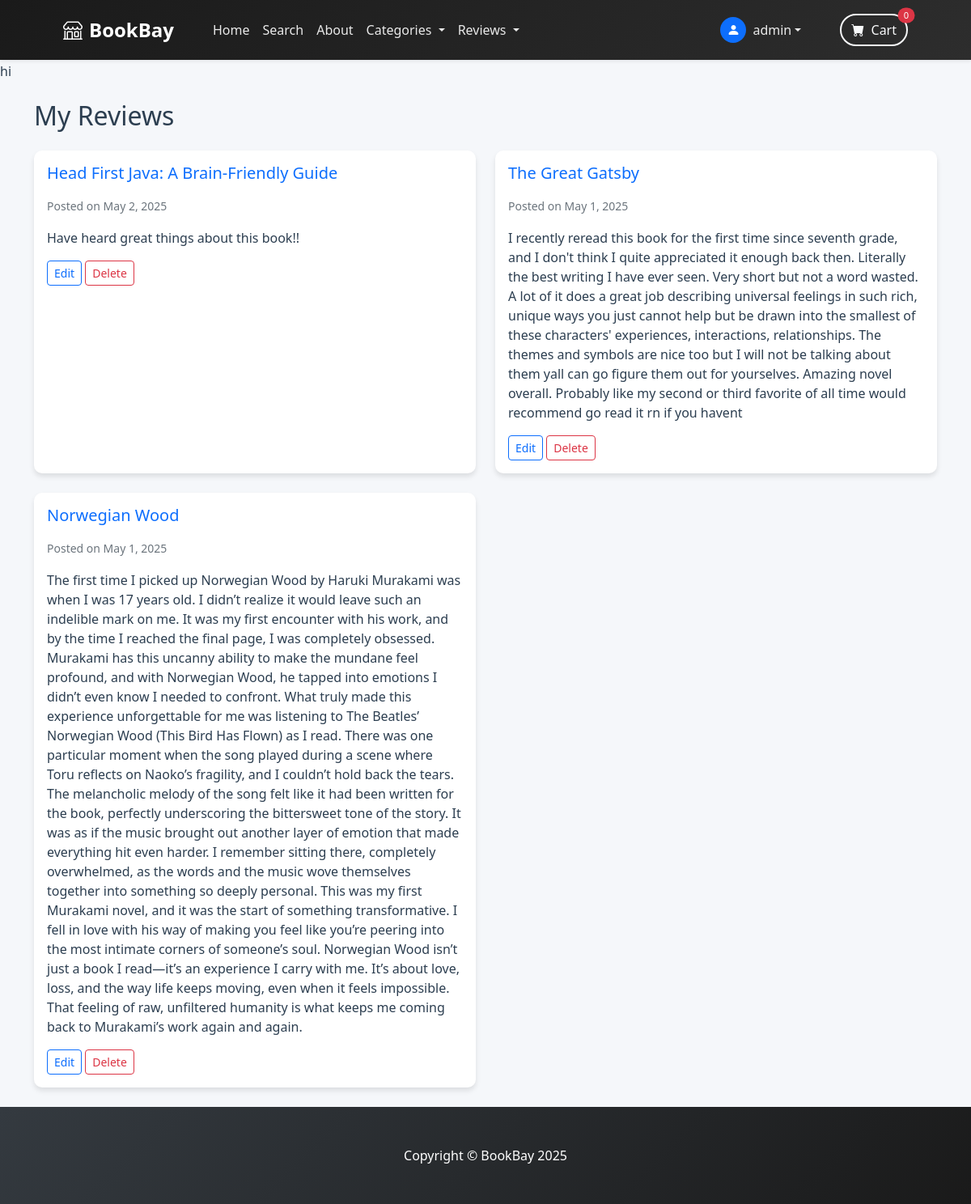
The page /?show=my_reviews (signed in) on the database its author committed.
### store/models.py (models this page shows, shortened)
class BookReview(models.Model):
    READING_STATUS_CHOICES = [
        ('read', 'Read'),
        ('want_to_read', 'Want to Read'),
        ('currently_reading', 'Currently Reading'),
        ('dnf', 'Did Not Finish')
    ]
    book = models.ForeignKey(Product, on_delete=models.CASCADE, related_name='reviews')
    user = models.ForeignKey(User, on_delete=models.CASCADE)
    content = models.TextField(verbose_name="Your Review", help_text="Share your thoughts about the book's content")
    rating = models.PositiveSmallIntegerField(
            validators=[MinValueValidator(1), MaxValueValidator(5)],
            help_text="Rating from 1 (poor) to 5 (excellent)"
        )
    reading_status = models.CharField(
        max_length=20,
        choices=READING_STATUS_CHOICES,
        default='read',
        verbose_name="Reading Status"
    )
    created_at = models.DateTimeField(auto_now_add=True)
    updated_at = models.DateTimeField(auto_now=True)
    class Meta:
        ordering = ['-created_at']
        unique_together = ['book', 'user']

class Product(models.Model):
    name = models.CharField(max_length=50)
    price = models.DecimalField(default=0, decimal_places=2, max_digits=8)
    category = models.ForeignKey(Category, on_delete=models.CASCADE, default=1)
    description = models.CharField(max_length=250, default='', blank=True, null=True)
    image = models.ImageField(upload_to='uploads/product/')
    is_sale = models.BooleanField(default=False)
    sale_price = models.DecimalField(default=0, decimal_places=2, max_digits=8)

### store/views.py (the view, shortened to what this page needs)
# urls.py: path("", views.home, name= 'home'),
def home(request):
    products = Product.objects.all()
    show = request.GET.get('show', '')
    if show == 'my_reviews' and request.user.is_authenticated:
        reviews = BookReview.objects.filter(user=request.user).select_related('book', 'user').order_by('-created_at')
        return render(request, 'store/my_reviews.html', {
            'reviews': reviews,
            'categories': get_categories()
        })
    elif show == 'all_reviews':
        reviews = BookReview.objects.all().select_related('book', 'user').order_by('-created_at')
        return render(request, 'store/all_reviews.html', {
            'reviews': reviews,
            'categories': get_categories()
        })

### cart/cart.py (called while the page is built)
    def __len__(self):
        return len(self.cart)

### cart/context_processors.py (called while the page is built)
def cart(request):
    return {"cart": Cart(request)}

### store/context_processors.py (called while the page is built)
def categories_context(request):
    return {
        'categories': Category.objects.filter(parent=None)
    }

### store/models.py (called while the page is built)
    def get_subcategories(self):
        return self.subcategories.all()

### store/views.py (called while the page is built)
def get_categories():
    return Category.objects.filter(parent=None)

### store/templates/store/my_reviews.html (shortened to what this page needs)
{% extends 'base.html' %}
{% load static %}
{% block content %}
<div class="container mt-4">
    <h2 class="mb-4">My Reviews</h2>
    {% if reviews %}
        <div class="row">
            {% for review in reviews %}
                <div class="col-md-6 mb-4">
                    <div class="card h-100">
                        <div class="card-body">
                            <div class="d-flex justify-content-between align-items-center mb-3">
                                <h5 class="card-title mb-0">
                                    <a href="{% url 'store:product_detail' review.book.id %}" class="text-decoration-none">{{ review.book.name }}</a>
                                </h5>
                            </div>
                            <p class="text-muted"><small>Posted on {{ review.created_at|date:"F j, Y" }}</small></p>
                            <p class="card-text">{{ review.content }}</p>
                            <div class="review-actions mt-3">
                                <a href="{% url 'store:edit_review' review.id %}" class="btn btn-sm btn-outline-primary">Edit</a>
                                <a href="{% url 'store:delete_review' review.id %}" class="btn btn-sm btn-outline-danger" onclick="return confirm('Are you sure you want to delete this review?')">Delete</a>
                            </div>
                        </div>
                    </div>
                </div>
            {% endfor %}
        </div>
    {% else %}
        <div class="alert alert-info">
            You haven't written any reviews yet. Start by reviewing some products!
        </div>
    {% endif %}
</div>
{% endblock %}

### store/templates/navbar.html (shortened to what this page needs)
<nav class="navbar navbar-expand-lg navbar-dark bg-dark fixed-top shadow-sm">
    <div class="container px-4 px-lg-5">
        <a class="navbar-brand fw-bold" href="{% url 'store:home' %}">
            <i class="bi bi-shop me-2"></i>BookBay
        </a>
        <div class="collapse navbar-collapse" id="navbarSupportedContent">
            <ul class="navbar-nav me-auto mb-2 mb-lg-0 ms-lg-4">
                <li class="nav-item">
                    <a class="nav-link position-relative {% if request.path == '/' %}active{% endif %}" href="{% url 'store:home' %}">
                        Home
                    </a>
                </li>
                <li class="nav-item">
                    <a class="nav-link position-relative {% if request.path == '/search/' %}active{% endif %}" href="{% url 'store:search' %}">
                        Search
                    </a>
                </li>
                <li class="nav-item">
                    <a class="nav-link position-relative {% if request.path == '/about/' %}active{% endif %}" href="{% url 'store:about' %}">
                        About
                    </a>
                </li>
                <li class="nav-item dropdown">
                    <a class="nav-link dropdown-toggle position-relative" href="#" id="navbarDropdown" role="button" data-bs-toggle="dropdown" aria-expanded="false">
                        Categories
                    </a>
                </li>
                {% if user.is_authenticated %}
                <li class="nav-item dropdown">
                    <a class="nav-link dropdown-toggle position-relative" id="reviewsDropdown" href="#" role="button" data-bs-toggle="dropdown" aria-expanded="false">
                        Reviews
                    </a>
                </li>
                {% endif %}
            </ul>
            <div class="d-flex align-items-center">
                {% if user.is_authenticated %}
                    <div class="dropdown me-3">
                        <a class="nav-link dropdown-toggle text-white d-flex align-items-center" href="#" id="userDropdown" role="button" data-bs-toggle="dropdown" aria-expanded="false">
                            <div class="rounded-circle bg-primary d-flex align-items-center justify-content-center me-2" style="width: 32px; height: 32px;">
                                <i class="bi bi-person-fill text-white"></i>
                            </div>
                            {{ user.username }}
                        </a>
                    </div>
                {% endif %}
                <a class="btn btn-outline-light ms-3 rounded-pill position-relative" href="{% url 'cart:cart_summary' %}">
                    <i class="bi-cart-fill me-1"></i>
                    Cart
                    <span id="cart_quantity" class="position-absolute top-0 start-100 translate-middle badge rounded-pill bg-danger">
                        {% if cart|length > 0 %}
                            {{ cart|length }}
                        {% else %}
                            0
                        {% endif %}
                    </span>
                </a>
            </div>
        </div>
    </div>
</nav>

### store/templates/base.html (style rules this page uses)
:root { --primary-color:rgb(242, 173, 244); --secondary-color: #6c757d; --success-color: #28a745; --danger-color: #dc3545; --warning-color: #ffc107; --info-color: #17a2b8; --light-color: #f8f9fa; --dark-color: #343a40; --body-bg: #f5f7fa; --card-bg: #ffffff; --text-primary: #2c3e50; --text-secondary: #6c757d; --border-color: #e9ecef; }
body { min-height: 100vh; display: flex; flex-direction: column; padding-top: 76px; background-color: var(--body-bg); color: var(--text-primary); }
.navbar { background: linear-gradient(135deg, var(--primary-color) 0%, #3a56ff 100%) !important; box-shadow: 0 2px 10px rgba(0, 0, 0, 0.1); }
.navbar-brand { color: white !important; font-weight: 600; }
.nav-link { color: rgba(255, 255, 255, 0.9) !important; transition: all 0.3s ease; }
.card { border: none; border-radius: 10px; box-shadow: 0 4px 6px rgba(0, 0, 0, 0.1); transition: transform 0.3s ease, box-shadow 0.3s ease; }
.btn-outline-light { border-radius: 25px; transition: all 0.3s ease; }
.badge { border-radius: 15px; padding: 5px 10px; font-weight: 500; }
html { scroll-behavior: smooth; }
.navbar { transition: all 0.3s ease; }

### store/templates/navbar.html (style rules this page uses)
.navbar { background: linear-gradient(135deg, #1a1a1a 0%, #2d2d2d 100%) !important; padding: 0.8rem 0; }
.navbar-brand { font-size: 1.5rem; transition: transform 0.3s ease; }
.nav-link { position: relative; padding: 0.5rem 1rem; transition: color 0.3s ease; }
.btn-outline-light { border-width: 2px; transition: all 0.3s ease; }
.badge { font-size: 0.7rem; padding: 0.35em 0.65em; }

### rows shown on the page
BookReview: book.name "Head First Java: A Brain-Friendly Guide", created_at "May 2, 2025", content "Have heard great things about this book!!"
BookReview: book.name "The Great Gatsby", created_at "May 1, 2025", content "I recently reread this book for the first time since seventh grade, and I don't think I quite appreciated it enough back then. Literally the best writing I have ever seen. Very short but not a word wasted. A lot of it does a great job describing universal feelings in such rich, unique ways you just cannot help but be drawn into the smallest of these characters' experiences, interactions, relationships. The themes and symbols are nice too but I will not be talking about them yall can go figure them out for yourselves. Amazing novel overall. Probably like my second or third favorite of all time would recommend go read it rn if you havent"
BookReview: book.name "Norwegian Wood", created_at "May 1, 2025", content "The first time I picked up Norwegian Wood by Haruki Murakami was when I was 17 years old. I didn’t realize it would leave such an indelible mark on me. It was my first encounter with his work, and by the time I reached the final page, I was completely obsessed. Murakami has this uncanny ability to make the mundane feel profound, and with Norwegian Wood, he tapped into emotions I didn’t even know I needed to confront. What truly made this experience unforgettable for me was listening to The Beatles’ Norwegian Wood (This Bird Has Flown) as I read. There was one particular moment when the song played during a scene where Toru reflects on Naoko’s fragility, and I couldn’t hold back the tears.…"

### other values the page prints
{{ user.username }} "admin"
